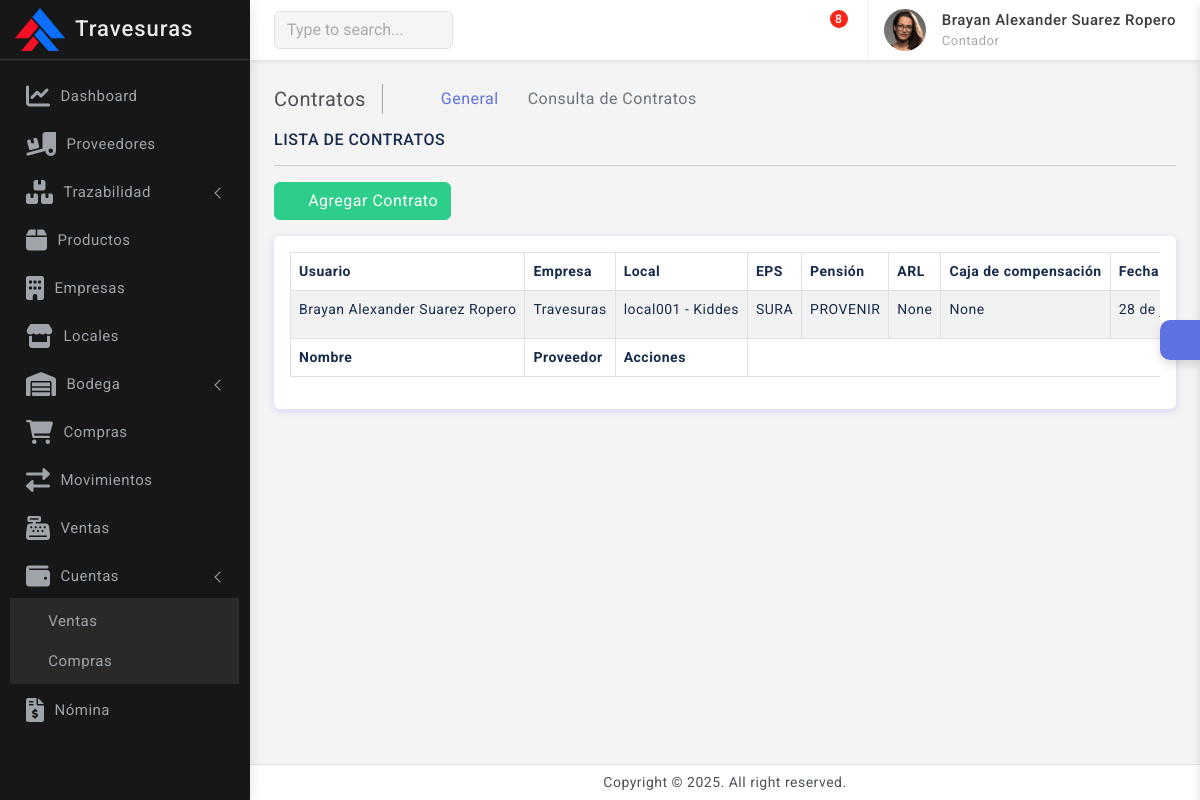
The app's page /nomina/Contratos/ (signed in) with its own data.
### empresas/models.py (models this page shows)
class Empresa(models.Model):
    razon_social            = models.CharField(max_length=100)
    nit                     = models.CharField(max_length=20, unique=True)
    telefono                = models.CharField(max_length=20, unique=True)
    correo                  = models.EmailField(max_length=100, unique=True)
    logo                    = models.ImageField(upload_to='empresas', blank=False, null=False)
    def __str__(self):
        return self.razon_social

### usuarios/models.py (models this page shows)
class PerfilUsuario(models.Model):
    usuario                             = models.OneToOneField(Usuario, on_delete=models.CASCADE)
    nombre                              = models.CharField(max_length=50)
    apellido                            = models.CharField(max_length=50)
    documento                           = models.IntegerField(unique=True)
    telefono                            = models.IntegerField(unique=True)
    cargo                               = models.ForeignKey(Cargo, on_delete=models.CASCADE, related_name="Cargo")
    def __str__(self):
        return f"{self.nombre} {self.apellido}"
    def full_name(self):
        return f'{self.nombre} {self.apellido}'

class Cargo(models.Model):
    nombre  = models.CharField(max_length=50, unique=True)
    area    = models.ForeignKey(Area, on_delete=models.CASCADE, related_name="Area_relacionada")
    def __str__(self):
        return self.nombre

### nomina/models.py (models this page shows, shortened)
class Contrato(models.Model):
    perfil                = models.ForeignKey(PerfilUsuario, on_delete=models.CASCADE)
    empresa               = models.ForeignKey(Empresa, on_delete=models.CASCADE, related_name="Empresa_usuario")
    local                 = models.ForeignKey(Local, on_delete=models.SET_NULL, null=True, blank=True, related_name="Local_relacionado")
    eps                   = models.ForeignKey(EPS, on_delete=models.SET_NULL, null=True, blank=True)
    pension               = models.ForeignKey(Pension, on_delete=models.SET_NULL, null=True, blank=True)
    arl                   = models.ForeignKey(ARL, on_delete=models.SET_NULL, null=True, blank=True)
    caja_compensacion     = models.ForeignKey(CajaCompensacion, on_delete=models.SET_NULL, null=True, blank=True)
    fecha_inicio          = models.DateField()
    fecha_fin             = models.DateField(null=True, blank=True)
    ibc                   = models.FloatField(null=False, default=0)
    salario               = models.FloatField(null=False, default=1423500) # Salario Minimo

class EPS(models.Model):
    nombre      = models.CharField(max_length=100, unique=True, null=False)
    direccion   = models.CharField(max_length=100)
    telefono    = models.IntegerField(unique=True)
    correo      = models.EmailField(max_length=100, unique=True)
    ESTADO_CHOICES = [
        ('Activo', 'Activo'),
        ('Inactivo', 'Inactivo'),
    ]
    estado      = models.CharField(max_length=50, choices=ESTADO_CHOICES, default='Activo')
    class Meta:
        verbose_name = 'EPS'
        verbose_name_plural = 'EPS'
    def __str__(self):
        return self.nombre

class Pension(models.Model):
    nombre      = models.CharField(max_length=100, unique=True, null=False)
    direccion   = models.CharField(max_length=100)
    telefono    = models.IntegerField(unique=True)
    correo      = models.EmailField(max_length=100, unique=True)
    ESTADO_CHOICES = [
        ('Activo', 'Activo'),
        ('Inactivo', 'Inactivo'),
    ]
    estado      = models.CharField(max_length=50, choices=ESTADO_CHOICES, default='Activo')
    class Meta:
        verbose_name = 'Pensión'
        verbose_name_plural = 'Pensiones'
    def __str__(self):
        return self.nombre

### locales/models.py (models this page shows)
class Local(models.Model):
    empresa         = models.ForeignKey(Empresa, on_delete=models.CASCADE, related_name="Empresa_relacionada")
    nombre          = models.CharField(max_length=100)
    telefono        = models.IntegerField()
    direccion       = models.CharField(max_length=255)
    Horario_habil   = models.ManyToManyField(DiasFuncionamiento, related_name="locales")
    encargado       = models.ForeignKey(PerfilUsuario, on_delete=models.SET_NULL, null=True, blank=True, related_name="locales_a_cargo")
    class Meta:
        verbose_name = 'Local'
        verbose_name_plural = 'Locales'
    def __str__(self):
        return f"{self.nombre} - {self.empresa.razon_social}"

### nomina/views.py (the view)
# urls.py: path('Contratos/', views.Contratos , name='Contratos'),
@login_required(login_url = 'login')
def Contratos(request):
    contrato     = Contrato.objects.all()
    context = {
        'contrato': contrato,
    }
    return render(request, 'nomina/contratos.html', context )

### templates/nomina/contratos.html (shortened to what this page needs)
{% extends 'base.html' %}
{% block content %}
    <div class="page-wrapper">
        <div class="page-content">
            <div class="page-breadcrumb d-none d-sm-flex align-items-center mb-3">
                <div class="breadcrumb-title pe-3">Contratos</div>
                <div class="ps-3">
                    <nav aria-label="breadcrumb">
                        <ol class="breadcrumb mb-0 p-0">
                            <li class="breadcrumb-item"><a href="{% url 'home' %}"><i class="bx bx-home-alt"></i></a></li>
                            <li class="breadcrumb-item active" aria-current="page"><a href="{% url 'nomina' %}">General</a></li>
                            <li class="breadcrumb-item active" aria-current="page">Consulta de Contratos</li>
                        </ol>
                    </nav>
                </div>
            </div>
            <h6 class="mb-0 text-uppercase">Lista de Contratos</h6>
            <hr />
            <div class="mb-3">
                <a href="" class="btn btn-success">
                    <i class="bx bx-plus"></i> Agregar Contrato
                </a>
            </div>
            <div class="card">
                <div class="card-body">
                    <div class="table-responsive">
                        <table class="table table-striped table-bordered">
                            <thead>
                                <tr>
                                    <th>Usuario</th>
                                    <th>Empresa</th>
                                    <th>Local</th>
                                    <th>EPS</th>
                                    <th>Pensión</th>
                                    <th>ARL</th>
                                    <th>Caja de compensación</th>
                                    <th>Fecha de Inicio</th>
                                </tr>
                            </thead>
                            <tbody>
                                {% if contrato %}
                                    {% for contrato in contrato %}
                                    <tr>
                                        <td>{{ contrato.perfil }}</td>
                                        <td>{{ contrato.empresa }}</td>
                                        <td>{{ contrato.local }}</td>
                                        <td>{{ contrato.eps }}</td>
                                        <td>{{ contrato.pension }}</td>
                                        <td>{{ contrato.arl }}</td>
                                        <td>{{ contrato.caja_compensacion }}</td>
                                        <td>{{ contrato.fecha_inicio }}</td>
                                    </tr>
                                    {% endfor %}
                                {% endif %}
                            </tbody>
                            <tfoot>
                                <tr>
                                    <th>Nombre</th>
                                    <th>Proveedor</th>
                                    <th>Acciones</th>
                                </tr>
                            </tfoot>
                        </table>
                    </div>
                </div>
            </div>
        </div>
    </div>
{% endblock %}

### templates/includes/dashboard_sidebar.html (shortened to what this page needs)
{% load static %}
<div class="sidebar-wrapper" data-simplebar="true">
    <div class="sidebar-header">
        {% if empresa_activa %}
            <div>
                <img src="{{ empresa_activa.logo.url }}" class="logo-icon" alt="logo icon">
            </div>
            <div>
                <h4 class="logo-text">{{ empresa_activa.razon_social }}</h4>
            </div>
            <div class="toggle-icon ms-auto"><i class='bx bx-arrow-to-left'></i>
            </div>
        {% else %}
            <div>
                <h4 class="logo-text">Administrador</h4>
            </div>
            <div class="toggle-icon ms-auto"><i class='bx bx-arrow-to-left'></i>
            </div>
        {% endif %}
    </div>
    <ul class="metismenu" id="menu">
        <li>
            <a href="{% url 'home' %}">
                <div class="parent-icon"><i class='fas fa-chart-line'></i></div>
                <div class="menu-title">Dashboard</div>
            </a>
        </li>
        <li>
            <a href="{% url 'proveedores' %}">
                <div class="parent-icon"><i class="fas fa-truck-loading"></i>
                </div>
                <div class="menu-title">Proveedores</div>
            </a>
        </li>
        {% with request.path as path %}
        <li class="{% if '/trazabilidad/' in path %}mm-active{% endif %}">
            <a href="#" class="has-arrow" aria-expanded="{% if '/trazabilidad/' in path %}true{% else %}false{% endif %}">
                <div class="parent-icon"><i class='fas fa-boxes'></i></div>
                <div class="menu-title">Trazabilidad</div>
            </a>
        </li>
        {% endwith %}
        {% with request.path as path %}
        <li class="{% if '/productos/' in path %}mm-active{% endif %}">
            <a href="{% url 'productos' %}">
                <div class="parent-icon"><i class='fas fa-box'></i>
                </div>
                <div class="menu-title">Productos</div>
            </a>
        </li>
        {% endwith %}
        {% with request.path as path %}
        <li class="{% if '/empresas/' in path %}mm-active{% endif %}">
            <a href="{% url 'empresas' %}">
                <div class="parent-icon"><i class='fas fa-building'></i>
                </div>
                <div class="menu-title">Empresas</div>
            </a>
        </li>
        {% endwith %}
        {% with request.path as path %}
        <li class="{% if '/locales/' in path %}mm-active{% endif %}">
            <a href="{% url 'locales' %}">
                <div class="parent-icon"><i class='fas fa-store'></i>
                </div>
                <div class="menu-title">Locales</div>
            </a>
        </li>
        {% endwith %}
        {% with request.path as path %}
        <li class="{% if '/bodega/' in path %}mm-active{% endif %}">
            <a href="#" class="has-arrow" aria-expanded="{% if '/bodega/' in path %}true{% else %}false{% endif %}">
                <div class="parent-icon"><i class='fas fa-warehouse'></i>
                </div>
                <div class="menu-title">Bodega</div>
            </a>
        </li>
        {% endwith %}
        <li>
            <a href="#">
                <div class="parent-icon"><i class="fas fa-shopping-cart"></i>
                </div>
                <div class="menu-title">Compras</div>
            </a>
        </li>
        <li>
            <a href="#">
                <div class="parent-icon"> <i class="fas fa-exchange-alt"></i>
                </div>
                <div class="menu-title">Movimientos</div>
            </a>
        </li>
        <li>
            <a href="{% url 'lista_ventas' %}">
                <div class="parent-icon"><i class='fas fa-cash-register'></i>
                </div>
                <div class="menu-title">Ventas</div>
            </a>
        </li>
        <li>
            <a href="#" class="has-arrow">
                <div class="parent-icon"><i class="fas fa-wallet"></i>
                </div>
                <div class="menu-title">Cuentas</div>
            </a>
            <ul>
                <li> <a href="{% url 'ventas' %}"><i class="bx bx-right-arrow-alt"></i>Ventas</a> </li>
                <li> <a href="{% url 'compras' %}"><i class="bx bx-right-arrow-alt"></i>Compras</a> </li>
            </ul>
        </li>
        <li>
            <a href="{% url 'nomina' %}">
                <div class="parent-icon"><i class="fas fa-file-invoice-dollar"></i>
                </div>
                <div class="menu-title">Nómina</div>
            </a>
        </li>
    </ul>
</div>

### templates/includes/navbar.html (shortened to what this page needs)
{% load static %}
<header>
    <div class="topbar d-flex align-items-center">
        <nav class="navbar navbar-expand">
            <div class="search-bar flex-grow-1">
                <div class="position-relative search-bar-box">
                    <input type="text" class="form-control search-control" placeholder="Type to search..."> <span class="position-absolute top-50 search-show translate-middle-y"><i class='bx bx-search'></i></span>
                </div>
            </div>
            <div class="top-menu ms-auto">
                <ul class="navbar-nav align-items-center">
                    <li class="nav-item dropdown dropdown-large">
                        <a class="nav-link dropdown-toggle dropdown-toggle-nocaret" href="#" role="button" data-bs-toggle="dropdown" aria-expanded="false">	<i class='bx bx-category'></i>
                        </a>
                    </li>
                    <li class="nav-item dropdown dropdown-large">
                        <a class="nav-link dropdown-toggle dropdown-toggle-nocaret position-relative" href="#" role="button" data-bs-toggle="dropdown" aria-expanded="false">
                            <i class='bx bx-bell'></i>
                        </a>
                    </li>
                    <li class="nav-item dropdown dropdown-large">
                        <a class="nav-link dropdown-toggle dropdown-toggle-nocaret position-relative" href="#" role="button" data-bs-toggle="dropdown" aria-expanded="false"> <span class="alert-count">8</span>
                            <i class='bx bx-comment'></i>
                        </a>
                    </li>
                </ul>
            </div>
            <div class="user-box dropdown">
                <a class="d-flex align-items-center nav-link dropdown-toggle dropdown-toggle-nocaret" href="#" role="button" data-bs-toggle="dropdown" aria-expanded="false">
                    <img src="{% static 'images/avatars/avatar-2.png' %}" class="user-img" alt="user avatar">
                    <div class="user-info ps-3">
                        <p class="user-name mb-0"> {{perfil.full_name}} </p>
                        <p class="designattion mb-0">{{perfil.cargo}}</p>
                    </div>
                </a>
            </div>
        </nav>
    </div>
</header>

### records on screen
Empresa: logo (picture), razon_social "Travesuras"
PerfilUsuario: full_name "Brayan Alexander Suarez Ropero", cargo "Contador"
Contrato: perfil "Brayan Alexander Suarez Ropero", empresa "Travesuras", local "local001 - Kiddes", eps "SURA", pension "PROVENIR", arl "None", caja_compensacion "None", fecha_inicio "28 de…"
